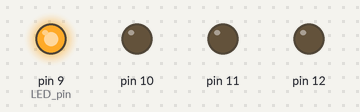
A sketch run on a simulated Arduino Uno, built with avr-gcc and run on an emulated ATmega328P. Shown: output pins drawn as LEDs (lit = HIGH).

Above: at 0.2 s.
At 1.2 s:
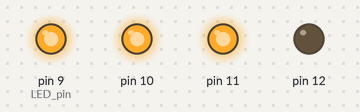
At 1.7 s:
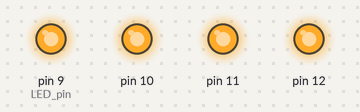
At 3.2 s:
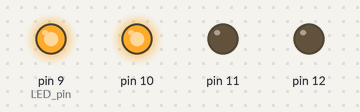
At 4.7 s:
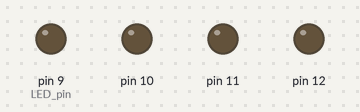
Timing chart, 0 to 5.8 s (numbered marks = the images above):
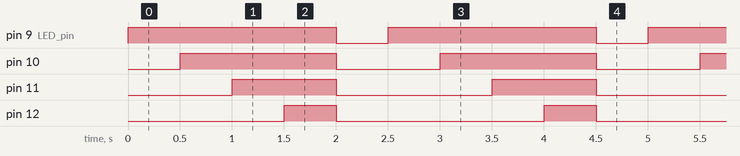

The sketch:

Activity1_Blink.ino
```cpp
int LED_pin;
void setup() {
  pinMode(9, OUTPUT);
  pinMode(10, OUTPUT);
  pinMode(11, OUTPUT);
  pinMode(12, OUTPUT);
  LED_pin = 9;
}

void loop() {
  digitalWrite(LED_pin,HIGH);
  delay(500);

  LED_pin++;
  if(LED_pin==13){
    LED_pin = 9;
    for(int i=9;i<=12;i++){
      digitalWrite(i,LOW);
    }
    delay(500);
  }
}
```

Measured:
- by itself, pin 9 (LED_pin): alternates HIGH for 2.0 s and LOW for 0.50 s
- by itself, pin 10: alternates HIGH for 1.5 s and LOW for 1.0 s
- by itself, pin 11: alternates HIGH for 1.0 s and LOW for 1.5 s
- by itself, pin 12: alternates HIGH for 0.50 s and LOW for 2.0 s
